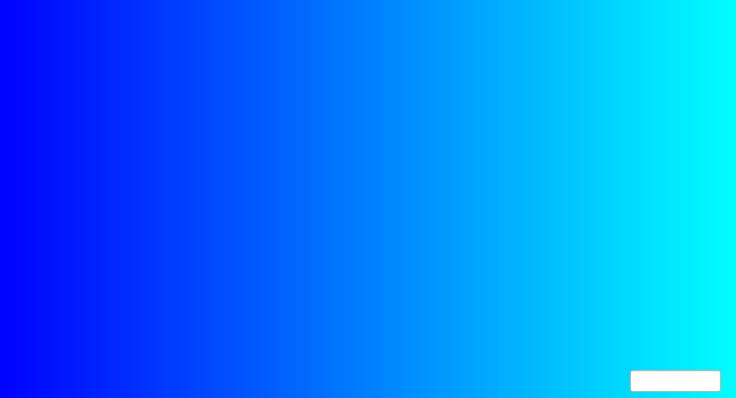
<?xml version="1.0" encoding="UTF-8"?>
<ui version="4.0">
 <class>ABOUT</class>
 <widget class="QWidget" name="ABOUT">
  <property name="geometry">
   <rect>
    <x>0</x>
    <y>0</y>
    <width>736</width>
    <height>398</height>
   </rect>
  </property>
  <property name="windowTitle">
   <string>Form</string>
  </property>
  <property name="styleSheet">
   <string notr="true">font: italic 14pt &quot;Serif&quot;;
color: qlineargradient(spread:pad, x1:0 y1:0, x2:1 y2:0, stop:0 rgba(0, 0, 0, 255), stop:1 rgba(255, 255, 255, 255));
 background: qlineargradient( x1:0 y1:0, x2:1 y2:0, stop:0 blue, stop:1 cyan);</string>
  </property>
  <widget class="QLineEdit" name="lineEdit">
   <property name="geometry">
    <rect>
     <x>630</x>
     <y>370</y>
     <width>91</width>
     <height>22</height>
    </rect>
   </property>
   <property name="styleSheet">
    <string notr="true">background:white;</string>
   </property>
  </widget>
 </widget>
 <resources/>
 <connections/>
</ui>
